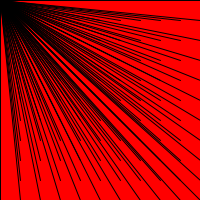
Frame 1 (no input)
Frame 60 (the mouse pressed at the canvas centre just before this capture): identical to frame 1, image omitted
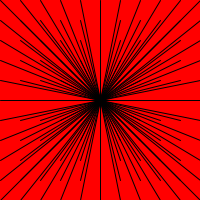
Frame 120 (the mouse held since frame 60 and released just before this capture)

The Processing sketch that drew these frames (run headless with seeded random() and noise(); from frame 60 on, the mouse is pressed at the canvas centre):

// Processing sketch: processing_3460
// ── processing_3460.pde

void setup(){size(200,200);rectMode(CENTER);}void draw(){background(255,0,0);for(int i=0;i<=200;i+=20){for(int j=0;j<=200;j+=20){line(i,j,mouseX,mouseY);}}}
